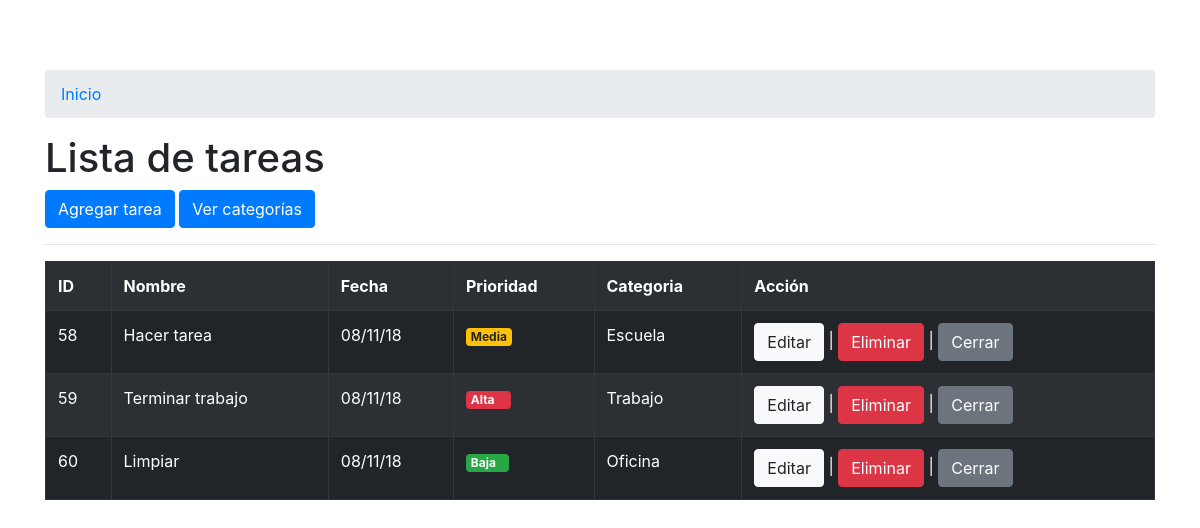
The page / on the database its author committed.
### tables this page shows
CREATE TABLE `tareas` (
  `id` int(11) NOT NULL,
  `categoria_id` int(11) NOT NULL,
  `nombre` varchar(255) NOT NULL,
  `descripcion` text NOT NULL,
  `fecha` date NOT NULL,
  `prioridad` int(11) NOT NULL,
  `status` tinyint(1) NOT NULL
);

CREATE TABLE `categorias` (
  `id` int(11) NOT NULL,
  `nombre` varchar(255) NOT NULL
);

### aplication/Request.php (called while the page is built, shortened)
<?php
class Request{
	private $_controlador;
public function __construct(){
if (!$this->_controlador) {
			 $this->_controlador = DEFAULT_CONTROLLER;
		}
	}
	public function getControlador(){
		return $this->_controlador;
	}
}

### controllers/tareasController.php (called while the page is built, shortened)
<?php
class tareasController extends AppController{
	public function __construct(){
		$this->_view = new View(new Request);
	}
	public function index(){
		$tareas = $this->loadmodel("tarea");
		$this->_view->tareas = $tareas->getTareas();
		$this->_view->titulo = "Listado de tareas";
		$this->_view->renderizar("index");
	}
}

### index.php (called while the page is built, shortened)
<?php
require_once(APP_PATH . "Request.php");
require_once(APP_PATH . "Bootstrap.php");
require_once(APP_PATH . "Model.php");
require_once(APP_PATH . "View.php");
try{
	Bootstrap::run(new Request);
}
	catch(Exception $e){
		echo $e->getMessage();
}

### aplication/Model.php (called while the page is built, shortened)
<?php
class AppModel
{
	public function __construct(){
		$this->_db = new Database();
	}
}

### models/tareaModel.php (called while the page is built, shortened)
<?php
class TareaModel extends AppModel{
	public function getTareas(){
		$tareas = $this->_db->query("SELECT * FROM tareas INNER JOIN categorias ON tareas.categoria_id=categorias.id");
		foreach (range(0, $tareas -> columnCount()-1) as $column_index) {
			$meta[] = $tareas->getColumnMeta($column_index);
		}
		$resultado = $tareas->fetchAll(PDO::FETCH_NUM);
		for ($i=0; $i < count($resultado); $i++) {
			$j = 0;
			foreach ($meta as $value) {
				$rows[$i][$value["table"]][$value["name"]] =
				$resultado[$i][$j];
				$j++;
			}
		}
		return $rows;
	}
}

### views/tareas/index.phtml (the view)
<nav aria-label="breadcrumb">
	<ol class="breadcrumb">
		<li class="breadcrumb-item active"><a href="<?php echo APP_URL; ?>">Inicio</a></li>
	</ol>
</nav>
<div class="row">
	<div class="col-sm-12">
		<h1>Lista de tareas</h1>
		<a href="<?php echo APP_URL."tareas/agregar"; ?>">
			<button type="button" class="btn btn-primary">Agregar tarea</button>
		</a>
		<a href="<?php echo APP_URL."categorias/"; ?>">
			<button type="button" class="btn btn-primary">Ver categorías</button>
		</a>
		<hr>
		<div class="table-responsive">
			<table border="1" class="table table-striped table-dark">
				<tr>
					<th>ID</th>
					<th>Nombre</th>
					<th>Fecha</th>
					<th>Prioridad</th>
					<th>Categoria</th>
					<th>Acción</th>
				</tr>
				<?php foreach ($this->tareas as $tarea): ?>
				<tr>
					<td><?php echo $tarea["tareas"]["id"]; ?></td>
					<td><?php
						if ($tarea["tareas"]["status"]==0):
							echo "<s>".$tarea["tareas"]["nombre"]."</s>";
						else:
							echo $tarea["tareas"]["nombre"];
						endif;
					?></td>
					<td><?php
						$date = date_create($tarea["tareas"]["fecha"]);
						echo date_format($date, 'd/m/y');
					?></td>
					<td><?php
						if ($tarea["tareas"]["prioridad"]<=3){
							echo '<span class="badge badge-success">Baja&nbsp;&nbsp;&nbsp;</span>';
						}elseif ($tarea["tareas"]["prioridad"]<=6){
							echo '<span class="badge badge-warning">Media</span>';
						}elseif ($tarea["tareas"]["prioridad"]<=10){
							echo '<span class="badge badge-danger">Alta&nbsp;&nbsp;&nbsp;&nbsp;</span>';
						}
					?></td>
					<td><?php echo $tarea["categorias"]["nombre"]; ?></td>
					<td>
						<a href="<?php echo APP_URL."tareas/editar/".$tarea["tareas"]["id"]; ?>">
							<button type="button" class="btn btn-light">Editar</button>
						</a>
						|
						<a href="<?php echo APP_URL."tareas/eliminar/".$tarea["tareas"]["id"]; ?>">
							<button type="button" class="btn btn-danger confirmation">Eliminar</button>
						</a>
						|
						<?php
							if ($tarea["tareas"]["status"]==1){ ?>
								<a href="<?php echo APP_URL."tareas/cambiarEstado/".$tarea["tareas"]["id"]."/on"; ?>">
									<button type="button" class="btn btn-secondary">Cerrar</button>
								</a></td>
						<?php } elseif ($tarea["tareas"]["status"]==0){ ?>
								<a href="<?php echo APP_URL."tareas/cambiarEstado/".$tarea["tareas"]["id"]."/off"; ?>">
									<button type="button" class="btn btn-secondary">Abrir</button>
								</a></td>
						<?php } ?>
				</tr>
				<?php endforeach; ?>
			</table>
		</div>
	</div>
</div>

### aplication/Bootstrap.php (shortened to what this page needs)
<?php
class Bootstrap
{
	public static function run(Request $peticion){
		$controller = $peticion->getControlador()."Controller";
		$rutaControlador = ROOT."controllers".DS.$controller.".php";
		$metodo = $peticion->getMetodo();
		$args = $peticion->getArgs();
		if (is_readable($rutaControlador)) {
			$controller = new $controller;
			if (is_callable(array($controller, $metodo))) {
				$metodo = $peticion->getMetodo();
			}else{
				$metodo = "index";
			}
			if (isset($args)) {
				call_user_func_array(array($controller, $metodo), $peticion->getArgs());
			}else{
				call_user_func(array($controller, $metodo));
			}
		}else{
			throw new Exception("Controlador no encontrado");
		}
	}
}

### aplication/View.php (shortened to what this page needs)
<?php
class View
{
	private $_controlador;
	public function __construct(Request $peticion){
		$this->_controlador = $peticion->getControlador();
	}
	public function renderizar($vista, $item = false){
		$rutaVista = ROOT."views".DS.$this->_controlador.DS.$vista.".phtml";
		if (is_readable($rutaVista)) {
			include_once(ROOT."views".DS."layouts".DS.DEFAULT_LAYOUT.DS."header.php");
			include_once($rutaVista);
			include_once(ROOT."views".DS."layouts".DS.DEFAULT_LAYOUT.DS."footer.php");
					}else{
			throw new Exception("Vista no encontrada");
		}
	}
}

### views/layouts/default/header.php (shortened to what this page needs)
<!DOCTYPE html>
<html>
<head>
	<link rel="stylesheet" type="text/css" href="<?php echo APP_URL."views/layouts/default/css/bootstrap.min.css"?>">
</head>
<body>
	<div class="container" style="margin-top: 70px; margin-bottom: 70px;">
</body>

### views/layouts/default/footer.php (shortened to what this page needs)
	</body>
</html>

### rows shown on the page
tareas: id "58", nombre "Hacer tarea", fecha "08/11/18", prioridad "Media", categoria.nombre "Escuela"
tareas: id "59", nombre "Terminar trabajo", fecha "08/11/18", prioridad "Alta", categoria.nombre "Trabajo"
tareas: id "60", nombre "Limpiar", fecha "08/11/18", prioridad "Baja", categoria.nombre "Oficina"
